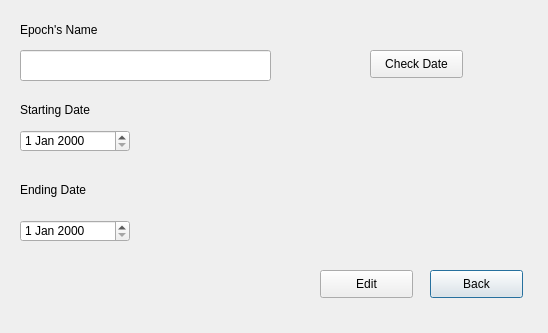
<?xml version="1.0" encoding="UTF-8"?>
<ui version="4.0">
 <class>DialogEditExams</class>
 <widget class="QDialog" name="DialogEditExams">
  <property name="geometry">
   <rect>
    <x>0</x>
    <y>0</y>
    <width>548</width>
    <height>333</height>
   </rect>
  </property>
  <property name="windowTitle">
   <string>Dialog</string>
  </property>
  <widget class="QPushButton" name="pushButton_5">
   <property name="geometry">
    <rect>
     <x>430</x>
     <y>270</y>
     <width>93</width>
     <height>28</height>
    </rect>
   </property>
   <property name="text">
    <string>Back</string>
   </property>
  </widget>
  <widget class="QLabel" name="label">
   <property name="geometry">
    <rect>
     <x>20</x>
     <y>20</y>
     <width>251</width>
     <height>20</height>
    </rect>
   </property>
   <property name="text">
    <string>Epoch's Name</string>
   </property>
  </widget>
  <widget class="QLineEdit" name="epochName">
   <property name="geometry">
    <rect>
     <x>20</x>
     <y>50</y>
     <width>251</width>
     <height>31</height>
    </rect>
   </property>
  </widget>
  <widget class="QPushButton" name="pushButton">
   <property name="geometry">
    <rect>
     <x>320</x>
     <y>270</y>
     <width>93</width>
     <height>28</height>
    </rect>
   </property>
   <property name="text">
    <string>Edit</string>
   </property>
  </widget>
  <widget class="QLabel" name="label_2">
   <property name="geometry">
    <rect>
     <x>20</x>
     <y>100</y>
     <width>251</width>
     <height>20</height>
    </rect>
   </property>
   <property name="text">
    <string>Starting Date</string>
   </property>
  </widget>
  <widget class="QLabel" name="label_3">
   <property name="geometry">
    <rect>
     <x>20</x>
     <y>180</y>
     <width>251</width>
     <height>20</height>
    </rect>
   </property>
   <property name="text">
    <string>Ending Date</string>
   </property>
  </widget>
  <widget class="QPushButton" name="pushButton_2">
   <property name="geometry">
    <rect>
     <x>370</x>
     <y>50</y>
     <width>93</width>
     <height>28</height>
    </rect>
   </property>
   <property name="text">
    <string>Check Date</string>
   </property>
  </widget>
  <widget class="QLabel" name="dateLabel">
   <property name="geometry">
    <rect>
     <x>360</x>
     <y>90</y>
     <width>131</width>
     <height>141</height>
    </rect>
   </property>
   <property name="text">
    <string/>
   </property>
  </widget>
  <widget class="QDateEdit" name="startDateEdit">
   <property name="geometry">
    <rect>
     <x>20</x>
     <y>130</y>
     <width>110</width>
     <height>22</height>
    </rect>
   </property>
  </widget>
  <widget class="QDateEdit" name="endDateEdit">
   <property name="geometry">
    <rect>
     <x>20</x>
     <y>220</y>
     <width>110</width>
     <height>22</height>
    </rect>
   </property>
  </widget>
 </widget>
 <resources/>
 <connections>
  <connection>
   <sender>pushButton_5</sender>
   <signal>clicked()</signal>
   <receiver>DialogEditExams</receiver>
   <slot>close()</slot>
   <hints>
    <hint type="sourcelabel">
     <x>344</x>
     <y>249</y>
    </hint>
    <hint type="destinationlabel">
     <x>308</x>
     <y>195</y>
    </hint>
   </hints>
  </connection>
 </connections>
</ui>
